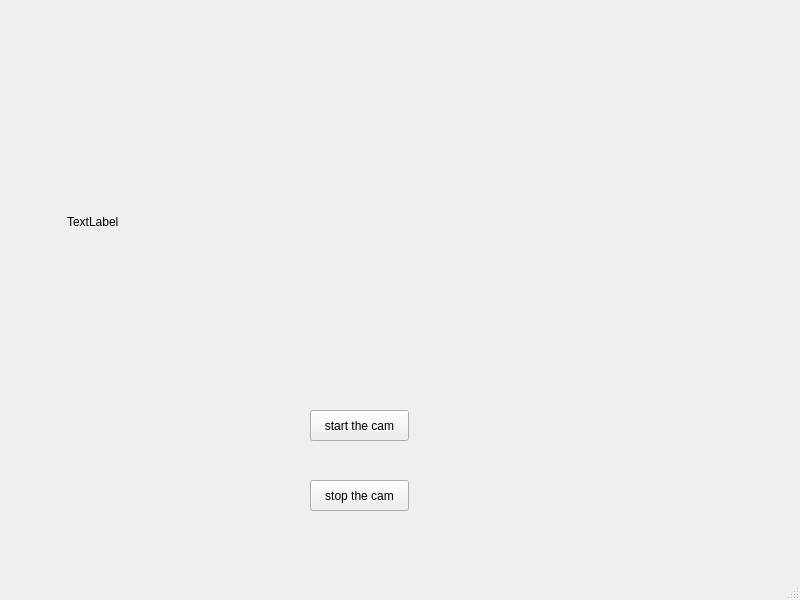
<?xml version="1.0" encoding="UTF-8"?>
<ui version="4.0">
 <class>MainWindow</class>
 <widget class="QMainWindow" name="MainWindow">
  <property name="geometry">
   <rect>
    <x>0</x>
    <y>0</y>
    <width>800</width>
    <height>600</height>
   </rect>
  </property>
  <property name="windowTitle">
   <string>MainWindow</string>
  </property>
  <widget class="QWidget" name="centralwidget">
   <widget class="QPushButton" name="startButton">
    <property name="geometry">
     <rect>
      <x>310</x>
      <y>410</y>
      <width>99</width>
      <height>31</height>
     </rect>
    </property>
    <property name="text">
     <string>start the cam</string>
    </property>
   </widget>
   <widget class="QPushButton" name="stopButton">
    <property name="geometry">
     <rect>
      <x>310</x>
      <y>480</y>
      <width>99</width>
      <height>31</height>
     </rect>
    </property>
    <property name="text">
     <string>stop the cam</string>
    </property>
   </widget>
   <widget class="QLabel" name="cam">
    <property name="geometry">
     <rect>
      <x>67</x>
      <y>71</y>
      <width>661</width>
      <height>301</height>
     </rect>
    </property>
    <property name="text">
     <string>TextLabel</string>
    </property>
   </widget>
  </widget>
  <widget class="QMenuBar" name="menubar">
   <property name="geometry">
    <rect>
     <x>0</x>
     <y>0</y>
     <width>800</width>
     <height>27</height>
    </rect>
   </property>
  </widget>
  <widget class="QStatusBar" name="statusbar"/>
 </widget>
 <resources/>
 <connections/>
</ui>
